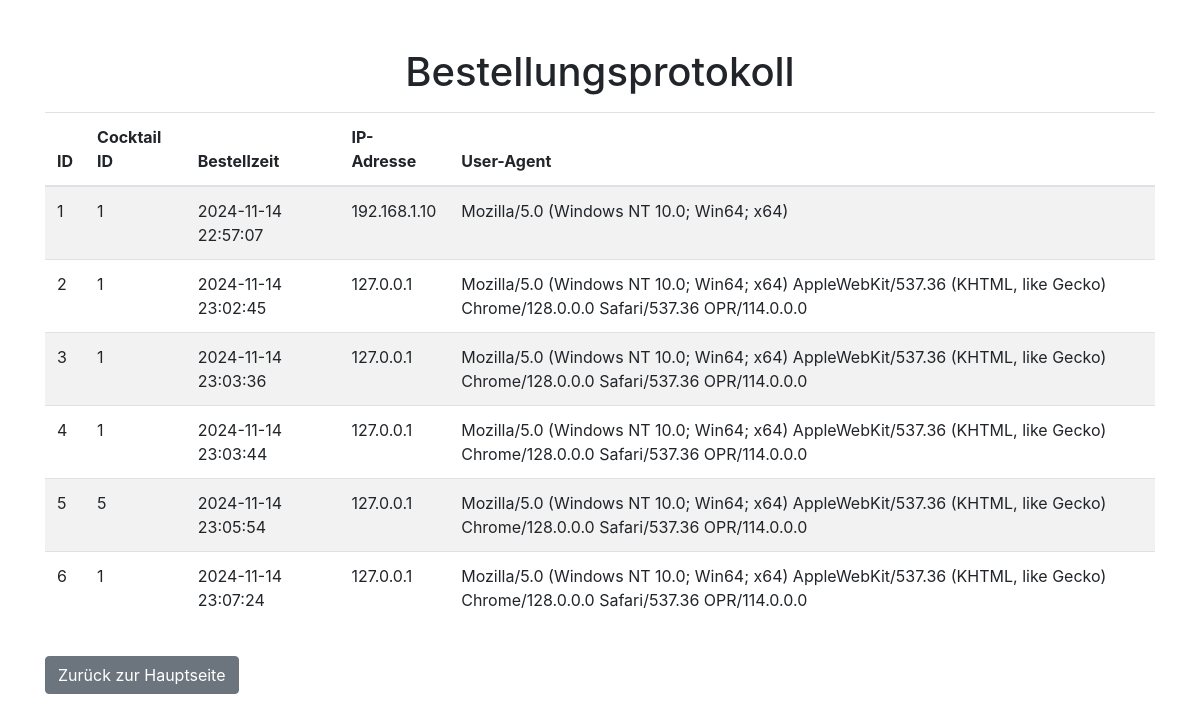
/order_logs, run on the app's committed database.
### tables this page shows
CREATE TABLE orders (
        id INTEGER PRIMARY KEY AUTOINCREMENT,
        cocktail_id INTEGER,
        order_time TIMESTAMP DEFAULT CURRENT_TIMESTAMP,
        ip_address TEXT,
        user_agent TEXT,
        FOREIGN KEY(cocktail_id) REFERENCES cocktails(id)
    );

### app.py (the view)
@app.route('/order_logs')
def order_logs():
    conn = get_db_connection()
    orders = conn.execute('SELECT * FROM orders').fetchall()
    conn.close()
    return render_template('order_logs.html', orders=orders)

### app.py (called while the page is built)
def get_db_connection():
    conn = sqlite3.connect('cocktails.db')
    conn.row_factory = sqlite3.Row
    return conn

### templates/order_logs.html (shortened to what this page needs)
<!DOCTYPE html>
<html lang="de">
<head>
    <link href="https://stackpath.bootstrapcdn.com/bootstrap/4.5.2/css/bootstrap.min.css" rel="stylesheet">
</head>
<body>
    <div class="container mt-5">
        <h1 class="text-center">Bestellungsprotokoll</h1>
        <table class="table table-striped mt-3">
            <thead>
                <tr>
                    <th>ID</th>
                    <th>Cocktail ID</th>
                    <th>Bestellzeit</th>
                    <th>IP-Adresse</th>
                    <th>User-Agent</th>
                </tr>
            </thead>
            <tbody>
                {% for order in orders %}
                <tr>
                    <td>{{ order['id'] }}</td>
                    <td>{{ order['cocktail_id'] }}</td>
                    <td>{{ order['order_time'] }}</td>
                    <td>{{ order['ip_address'] }}</td>
                    <td>{{ order['user_agent'] }}</td>
                </tr>
                {% endfor %}
            </tbody>
        </table>
        <a href="{{ url_for('index') }}" class="btn btn-secondary mt-3">Zurück zur Hauptseite</a>
    </div>
</body>
</html>

### data on the page
orders: id "1", cocktail_id "1", order_time "2024-11-14 22:57:07", ip_address "192.168.1.10", user_agent "Mozilla/5.0 (Windows NT 10.0; Win64; x64)"
orders: id "2", cocktail_id "1", order_time "2024-11-14 23:02:45", ip_address "127.0.0.1", user_agent "Mozilla/5.0 (Windows NT 10.0; Win64; x64) AppleWebKit/537.36 (KHTML, like Gecko) Chrome/128.0.0.0 Safari/537.36 OPR/114.0.0.0"
orders: id "3", cocktail_id "1", order_time "2024-11-14 23:03:36", ip_address "127.0.0.1", user_agent "Mozilla/5.0 (Windows NT 10.0; Win64; x64) AppleWebKit/537.36 (KHTML, like Gecko) Chrome/128.0.0.0 Safari/537.36 OPR/114.0.0.0"
orders: id "4", cocktail_id "1", order_time "2024-11-14 23:03:44", ip_address "127.0.0.1", user_agent "Mozilla/5.0 (Windows NT 10.0; Win64; x64) AppleWebKit/537.36 (KHTML, like Gecko) Chrome/128.0.0.0 Safari/537.36 OPR/114.0.0.0"
orders: id "5", cocktail_id "5", order_time "2024-11-14 23:05:54", ip_address "127.0.0.1", user_agent "Mozilla/5.0 (Windows NT 10.0; Win64; x64) AppleWebKit/537.36 (KHTML, like Gecko) Chrome/128.0.0.0 Safari/537.36 OPR/114.0.0.0"
orders: id "6", cocktail_id "1", order_time "2024-11-14 23:07:24", ip_address "127.0.0.1", user_agent "Mozilla/5.0 (Windows NT 10.0; Win64; x64) AppleWebKit/537.36 (KHTML, like Gecko) Chrome/128.0.0.0 Safari/537.36 OPR/114.0.0.0"
